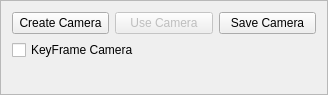
<?xml version="1.0" encoding="UTF-8"?>
<ui version="4.0">
 <class>CameraManipUI</class>
 <widget class="QFrame" name="CameraManipUI">
  <property name="geometry">
   <rect>
    <x>0</x>
    <y>0</y>
    <width>328</width>
    <height>95</height>
   </rect>
  </property>
  <property name="windowTitle">
   <string>Frame</string>
  </property>
  <property name="frameShape">
   <enum>QFrame::StyledPanel</enum>
  </property>
  <property name="frameShadow">
   <enum>QFrame::Raised</enum>
  </property>
  <layout class="QHBoxLayout" name="horizontalLayout">
   <item>
    <layout class="QVBoxLayout" name="verticalLayout">
     <property name="bottomMargin">
      <number>0</number>
     </property>
     <item>
      <layout class="QHBoxLayout" name="horizontalLayout_3">
       <item>
        <widget class="QPushButton" name="m_createCamera">
         <property name="enabled">
          <bool>true</bool>
         </property>
         <property name="text">
          <string>Create Camera</string>
         </property>
        </widget>
       </item>
       <item>
        <widget class="QPushButton" name="m_useCamera">
         <property name="enabled">
          <bool>false</bool>
         </property>
         <property name="text">
          <string>Use Camera</string>
         </property>
        </widget>
       </item>
       <item>
        <widget class="QPushButton" name="m_saveCamera">
         <property name="text">
          <string>Save Camera</string>
         </property>
        </widget>
       </item>
      </layout>
     </item>
     <item>
      <layout class="QHBoxLayout" name="horizontalLayout_2">
       <property name="bottomMargin">
        <number>0</number>
       </property>
       <item>
        <widget class="QCheckBox" name="m_keyFrameCamera">
         <property name="text">
          <string>KeyFrame Camera</string>
         </property>
        </widget>
       </item>
      </layout>
     </item>
     <item>
      <spacer name="verticalSpacer">
       <property name="orientation">
        <enum>Qt::Vertical</enum>
       </property>
       <property name="sizeHint" stdset="0">
        <size>
         <width>20</width>
         <height>40</height>
        </size>
       </property>
      </spacer>
     </item>
    </layout>
   </item>
  </layout>
 </widget>
 <resources/>
 <connections/>
</ui>
